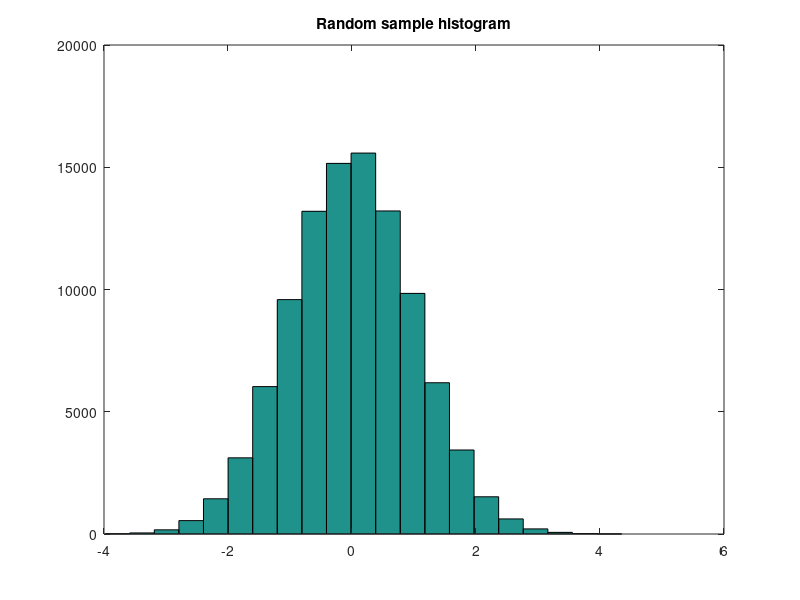

This figure's MATLAB source:
%{
7.8
Create an array of 100,000 samples from function randn, the built-in MATLAB
Gaussian random number generator. Plot a histogram of these samples over 21
bins.
%}
f = randn(100000, 1);
hist(f, 21);
title('\bfRandom sample histogram');